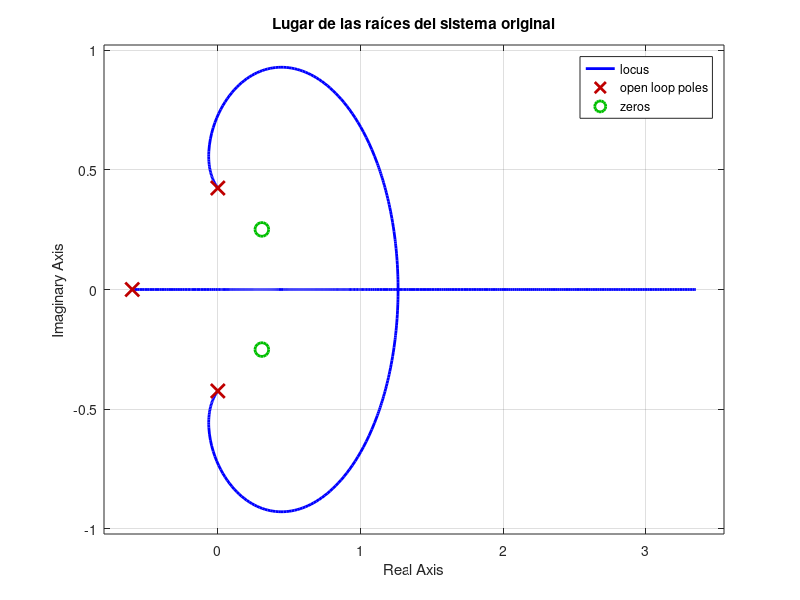
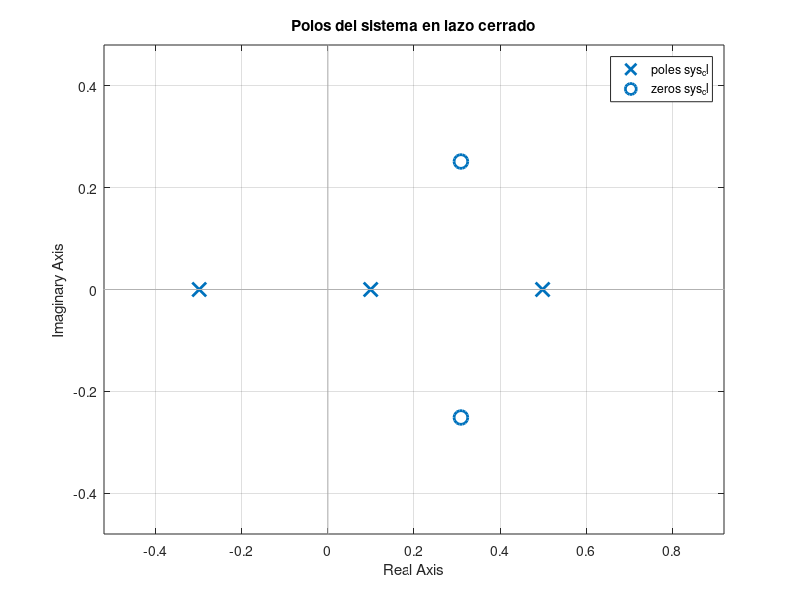

Write the MATLAB code that produced these figures, in order.
clc 
close all
clear all


% Definir las matrices del sistema en espacio de estados (3x3)
A = [0 0.3 0.6;
     0.2 -0.7 -0.35;
     -0.4 0.2 0.1];  % Matriz A (3x3)

B = [0;
     1.8;
     0.9];  % Matriz B (3x1)

C = [0.2 -0.35 0];  % Matriz C (opcional para visualización)
D = 0;        % Matriz D (opcional)

% Definir las ganancias K ya calculadas
K = [-0.1475/2.042  -0.6254/2.042  -0.7896/2.042];  % Ganancias calculadas

% Crear la nueva matriz A del sistema en lazo cerrado (A_cl = A - B*K)
Acl = A - B*K;

% Crear el sistema en espacio de estados para el sistema en lazo cerrado
sys_cl = ss(Acl, B, C, D);  % Sistema en lazo cerrado

% Visualizar el lugar de las raíces del sistema original
figure;
rlocus(ss(A, B, C, D));  % Lugar de las raíces del sistema original
title('Lugar de las raíces del sistema original');
grid on;

% Verificar y mostrar los polos del sistema en lazo cerrado
poles_cl = eig(Acl);
disp('Polos reubicados en el sistema en lazo cerrado:');
disp(poles_cl);

% Graficar los polos reubicados en el lazo cerrado usando pzmap
figure;
pzmap(sys_cl);  % Mostrar polos y ceros del sistema en lazo cerrado
title('Polos del sistema en lazo cerrado');
grid on;


